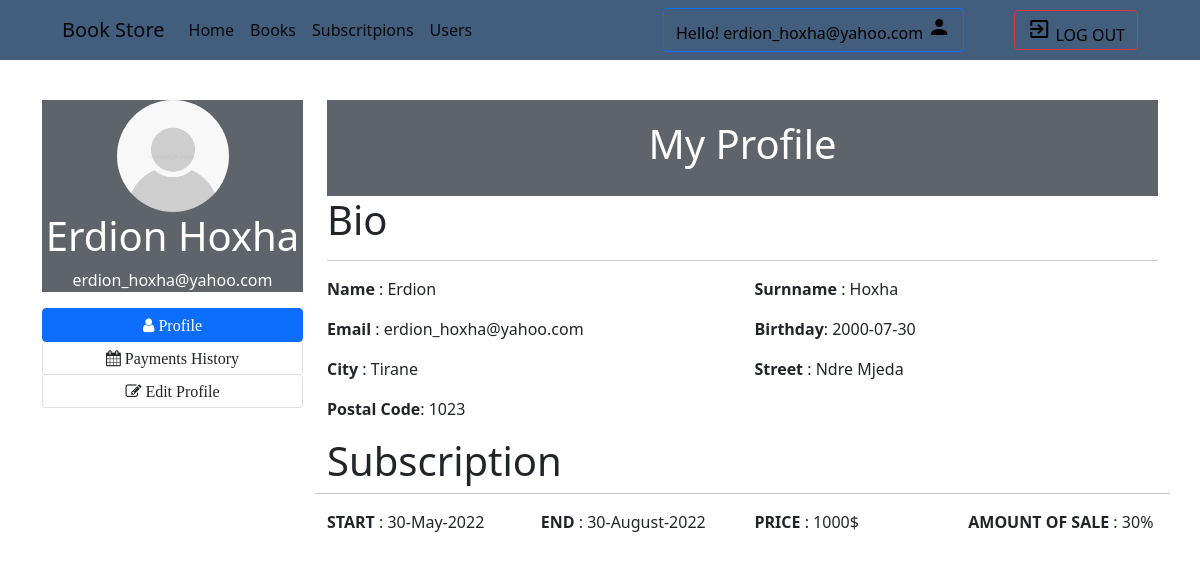
/User/MyProfileIndex.php (signed in), run on the app's committed database.
### tables this page shows
CREATE TABLE `person` (
  `person_id` int(10) UNSIGNED NOT NULL,
  `address_Id` int(10) UNSIGNED NOT NULL,
  `name` varchar(20) NOT NULL,
  `surname` varchar(20) NOT NULL,
  `email` varchar(30) NOT NULL,
  `password` varchar(64) NOT NULL,
  `birthday` date DEFAULT NULL,
  `role` enum('user','admin','worker') NOT NULL,
  `IsDeleted` tinyint(1) NOT NULL
);

CREATE TABLE `city` (
  `city_id` int(10) NOT NULL,
  `city_name` varchar(20) NOT NULL
);

CREATE TABLE `address` (
  `address_id` int(10) UNSIGNED NOT NULL,
  `city` int(10) NOT NULL,
  `street_name` varchar(20) NOT NULL,
  `postal_code` int(6) NOT NULL
);

CREATE TABLE `user_subscription` (
  `person_id` int(10) UNSIGNED NOT NULL,
  `subscription_id` int(10) UNSIGNED NOT NULL,
  `purchase_price` int(10) UNSIGNED NOT NULL,
  `amount_of_sale_at_purchase` tinyint(2) UNSIGNED NOT NULL,
  `subscription_start_date` date NOT NULL,
  `subscription_finish_date` date NOT NULL
);

### User/MyProfileIndex.php (the view, shortened to what this page needs)
<?php
include "../DBconnect.php";
?>
<!DOCTYPE html>
<html lang="en">
<head>
    <link rel="stylesheet" href="profilePageUser.css">
    <link href="https://cdn.jsdelivr.net/npm/bootstrap@5.0.1/dist/css/bootstrap.min.css" rel="stylesheet" />
    <link rel="stylesheet" href="https://cdn.jsdelivr.net/npm/bootstrap-icons@1.3.0/font/bootstrap-icons.css" />
    <link rel="stylesheet" href="https://cdnjs.cloudflare.com/ajax/libs/font-awesome/4.7.0/css/font-awesome.min.css">
</head>
<body>
    <?php
    if ($_SESSION["role"] == "user") {
        include "../userHeader.php";
    ?>
        <div class="container" style="padding-top: 20px; margin-top: 80px; width: 100%;">
        <?php
    } else {
        include "../Admin/header.php";
        ?>
            <div class="container" style="padding-top: 20px; margin-top: 80px; width: 100%;">
            <?php
        }
            ?>
            <div class="row">
                <div class="profile-nav col-md-3">
                    <?php
                    try {
                        $id = $_SESSION["user_id"];
                        $stmt = $pdo->prepare("SELECT * FROM person p inner join address a on p.address_id = a.address_id inner join city c on a.city = c.city_id where person_id = ?");
                        $stmt->execute(array($id));
                        $rez = $stmt->fetchAll(PDO::FETCH_ASSOC);
                        if ($rez != null) {
                    ?>
                            <div class="user-heading">
                                <a href="#">
                                    <img src="default.jpg" alt="">
                                </a>
                                <h1><?php echo $rez[0]["name"] . " " . $rez[0]["surname"] ?></h1>
                                <p><?php echo $rez[0]["email"] ?></p>
                            </div>
                            <ul class="list-group">
                                <li class="btn btn-outline-primary list-group-item active fa fa-user" id="profile-button"> Profile</li>
                                <li class="btn btn-outline-primary list-group-item fa fa-calendar" id="payments-button"> Payments History</li>
                                <li class="btn btn-outline-primary list-group-item fa fa-edit" id="edit-profile-button"> Edit Profile</li>
                            </ul>
                </div>
                <div class="col-md-9 content-div">
                    <div class="heading">
                        <h1>My Profile</h1>
                    </div>
                    <div>
                        <h1>Bio</h1>
                        <hr>
                        <div class="row">
                            <div class="bio-row col">
                                <p><b>Name</b> </span>: <?php echo $rez[0]["name"] ?></p>
                            </div>
                            <div class="bio-row col">
                                <p><b>Surnname</b> </span>: <?php echo $rez[0]["surname"] ?></p>
                            </div>
                        </div>
                        <div class="row">
                            <div class="bio-row col">
                                <p><b>Email</b> </span>: <?php echo $rez[0]["email"] ?></p>
                            </div>
                            <div class="bio-row col">
                                <p><b>Birthday</b></span>: <?php echo $rez[0]["birthday"] ?></p>
                            </div>
                        </div>
                        <div class="row">
                            <div class="bio-row col">
                                <p><b>City</b> </span>: <?php echo $rez[0]["city_name"] ?></p>
                            </div>
                            <div class="bio-row col">
                                <p><b>Street</b> </span>: <?php echo $rez[0]["street_name"] ?></p>
                            </div>
                        </div>
                        <div class="row">
                            <div class="bio-row col">
                                <p><b>Postal Code</b></span>: <?php echo $rez[0]["postal_code"] ?></p>
                            </div>
                        </div>
                        <div class="row">
                            <h1>Subscription</h1>
                            <hr>
                            <?php
                            $current_date = date("Y-m-d", time());
                            $stmt = $pdo->prepare("SELECT * from `user_subscription` where person_id = ? and subscription_finish_date > ? ");
                            $stmt->execute(array($id, $current_date));
                            $rez = $stmt->fetchAll(PDO::FETCH_ASSOC);
                            if (count($rez) > 0) {
                            ?>
                                <div class="bio-row col">
                                    <p><b>START</b> </span>: <?php echo date("j-F-Y", strtotime($rez[0]["subscription_start_date"])) ?></p>
                                </div>
                                <div class="bio-row col">
                                    <p><b>END</b> </span>: <?php echo date("j-F-Y", strtotime($rez[0]["subscription_finish_date"])) ?></p>
                                </div>
                                <div class="bio-row col">
                                    <p><b>PRICE</b> </span>: <?php echo $rez[0]["purchase_price"] ?>$</p>
                                </div>
                                <div class="bio-row col">
                                    <p><b>AMOUNT OF SALE</b> </span>: <?php echo $rez[0]["amount_of_sale_at_purchase"] ?>%</p>
                                </div>
                        </div>
            <?php
                            }
                        }
                    } catch (\Throwable $th) {
                    }
            ?>
                    </div>
                </div>
            </div>
            </div>
</body>
</html>

### Admin/header.php (shortened to what this page needs)
<nav class="navbar navbar-expand-lg navbar-light fixed-top" style="background: #435d7d;">
    <div class="container-fluid">
        <a class="navbar-brand" href="#" style="margin-left: 50px;">Book Store</a>
        <div class="collapse navbar-collapse" id="navbarSupportedContent">
            <ul class="navbar-nav me-auto mb-2 mb-lg-0">
                <li class="nav-item">
                    <a class="nav-link active" aria-current="page" href="../Admin/home.php">Home</a>
                </li>
                <li class="nav-item">
                    <a class="nav-link active" aria-current="page" href="../book/Books.php">Books</a>
                </li>
                <li class="nav-item">
                    <a class="nav-link active" aria-current="page" href="#">Subscritpions</a>
                </li>
                <li class="nav-item">
                    <a class="nav-link active" aria-current="page" href="../UsersCrud/users.php">Users</a>
                </li>
            </ul>
            <div>
                <a class="btn btn-outline-primary" aria-current="page" style="color: black;" href="../User/MyProfileIndex.php">Hello! <?php echo $_SESSION["user_email"]  ?> <i class="material-icons">person</i></a>
            </div>
            <div>
                <a href="../Authentification/logout.php" class="btn btn-outline-danger" type="submit" style="margin-right: 50px; margin-left: 50px; height: 40px;color: black;">
                    <i class="material-icons">exit_to_app</i> LOG OUT</a>
            </div>
        </div>
    </div>
</nav>

### User/profilePageUser.css (style rules this page uses)
.profile-nav .user-heading { background: #5e6469; color: #fff; text-align: center; }
.profile-nav .user-heading a img { width: 112px; height: 112px; border-radius: 50%; }
.heading { background:#5e6469; color: #fff; text-align: center; padding: 20px ; }

### data on the page
person: name "Erdion", surname "Hoxha", email "erdion_hoxha@yahoo.com", birthday "2000-07-30", city.city_name "Tirane", address_Id.street_name "Ndre Mjeda", address_Id.postal_code "1023"
user_subscription: subscription_start_date "30-May-2022", subscription_finish_date "30-August-2022", purchase_price "1000", amount_of_sale_at_purchase "30"

### other printed values
$_SESSION["user_email"] "erdion_hoxha@yahoo.com"
